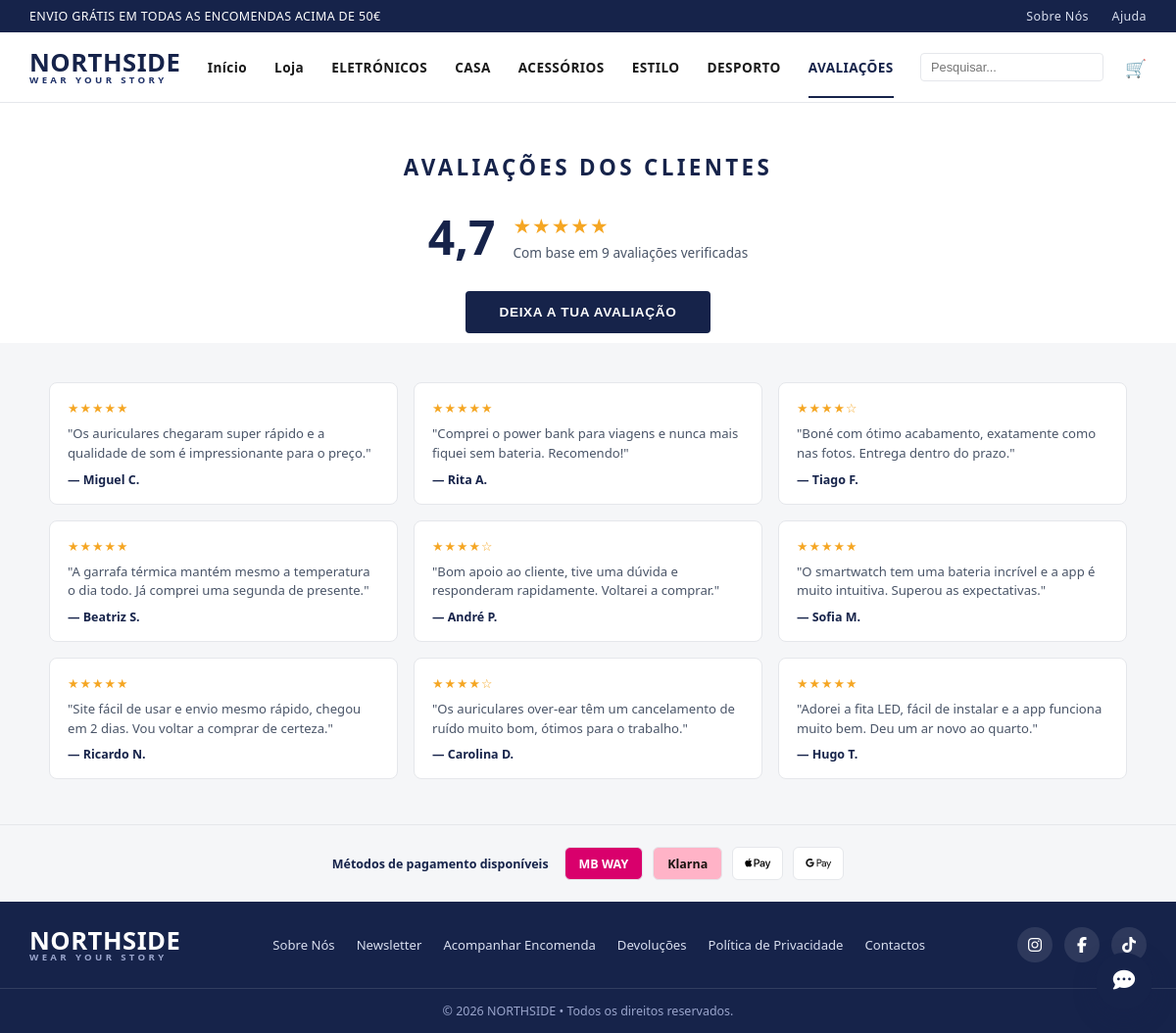
The app's page /avaliacoes.php with its own data.
### tables this page shows
CREATE TABLE IF NOT EXISTS categorias (
    id INT AUTO_INCREMENT PRIMARY KEY,
    nome VARCHAR(60) NOT NULL,
    slug VARCHAR(60) NOT NULL UNIQUE,
    ordem INT NOT NULL DEFAULT 0
);

CREATE TABLE IF NOT EXISTS avaliacoes (
    id INT AUTO_INCREMENT PRIMARY KEY,
    produto_id INT NULL,
    nome_cliente VARCHAR(100) NOT NULL,
    estrelas TINYINT NOT NULL DEFAULT 5,
    comentario TEXT NOT NULL,
    aprovado TINYINT(1) NOT NULL DEFAULT 1,
    criado_em TIMESTAMP DEFAULT CURRENT_TIMESTAMP,
    FOREIGN KEY (produto_id) REFERENCES produtos(id) ON DELETE SET NULL
);

### includes/functions.php (called while the page is built, shortened)
<?php
function estrelasHtml(float $media): string {
    $cheias = round($media);
    return str_repeat('★', (int)$cheias) . str_repeat('☆', 5 - (int)$cheias);
}
function buscarDefinicao(PDO $pdo, string $chave, string $default = ''): string {
    try {
        $stmt = $pdo->prepare("SELECT valor FROM definicoes WHERE chave = :chave");
        $stmt->execute(['chave' => $chave]);
        $valor = $stmt->fetchColumn();
        return $valor !== false ? $valor : $default;
    } catch (PDOException $e) {
        return $default;
    }
}
function buscarCategorias(PDO $pdo): array {
    return $pdo->query("SELECT * FROM categorias ORDER BY ordem ASC, nome ASC")->fetchAll();
}
function buscarAvaliacoes(PDO $pdo, ?int $limite = null): array {
    $sql = "SELECT * FROM avaliacoes WHERE aprovado = 1 ORDER BY criado_em DESC";
    return $pdo->query($sql)->fetchAll();
}
function mediaAvaliacoesGeral(PDO $pdo): array {
    $r = $pdo->query("SELECT AVG(estrelas) AS media, COUNT(*) AS total FROM avaliacoes WHERE aprovado = 1")->fetch();
    return ['media' => round((float)$r['media'], 1), 'total' => (int)$r['total']];
}
function buscarCustosEnvio(PDO $pdo): array {
    return [
        'gratis_acima_de' => (float)buscarDefinicao($pdo, 'envio_gratis_acima_de', (string)PORTES_GRATIS_ACIMA_DE),
        'custo' => (float)buscarDefinicao($pdo, 'envio_custo', (string)CUSTO_ENVIO),
    ];
}

### avaliacoes.php (the view, shortened to what this page needs)
<?php
require_once __DIR__ . '/config.php';
require_once __DIR__ . '/includes/functions.php';
$pagina_atual = 'avaliacoes';
$avaliacoes = buscarAvaliacoes($pdo);
$resumo = mediaAvaliacoesGeral($pdo);
require __DIR__ . '/includes/header.php';
?>
<h2 class="secao-titulo">AVALIAÇÕES DOS CLIENTES</h2>
<div class="resumo-avaliacoes">
    <div class="resumo-nota"><?= number_format($resumo['media'], 1, ',', '.') ?></div>
    <div>
        <div class="estrelas" style="font-size:1.3rem;"><?= estrelasHtml($resumo['media']) ?></div>
        <p>Com base em <?= $resumo['total'] ?> avaliações verificadas</p>
    </div>
</div>
<div style="text-align:center;margin-bottom:10px;">
    <button type="button" class="btn-northside" data-abrir-modal="modal-avaliar">DEIXA A TUA AVALIAÇÃO</button>
</div>
<div class="avaliacoes-wrap" style="margin-top:0;">
    <div class="avaliacoes-grid" style="max-width:1100px;">
        <?php foreach ($avaliacoes as $av): ?>
            <div class="avaliacao-mini">
                <div class="estrelas"><?= estrelasHtml($av['estrelas']) ?></div>
                <p>"<?= htmlspecialchars($av['comentario']) ?>"</p>
                <div class="nome-mini">— <?= htmlspecialchars($av['nome_cliente']) ?></div>
            </div>
        <?php endforeach; ?>
    </div>
</div>
<?php require __DIR__ . '/includes/footer.php'; ?>

### includes/header.php (shortened to what this page needs)
<?php
require_once __DIR__ . '/functions.php';
$categorias_menu = buscarCategorias($pdo);
?>
<!DOCTYPE html>
<html lang="pt">
<head>
<link rel="stylesheet" href="<?= URL_BASE ?>assets/css/style.css?v=<?= @filemtime(__DIR__ . '/../assets/css/style.css') ?: time() ?>">
<link rel="stylesheet" href="https://cdnjs.cloudflare.com/ajax/libs/font-awesome/6.7.2/css/all.min.css">
</head>
<body>
<header class="site-header">
<div class="top-bar">
    <div class="container-fluid">
        <span>ENVIO GRÁTIS EM TODAS AS ENCOMENDAS ACIMA DE <?= (int)buscarCustosEnvio($pdo)['gratis_acima_de'] ?>€</span>
        <div>
            <a href="#" data-abrir-modal="modal-sobre">Sobre Nós</a>
            <a href="#">Ajuda</a>
        </div>
    </div>
</div>
<div class="navbar-northside">
    <a href="<?= URL_BASE ?>index.php" class="logo-northside">
        NORTHSIDE
        <small>WEAR YOUR STORY</small>
    </a>
    <ul class="nav-links" id="nav-links">
        <li><a href="<?= URL_BASE ?>index.php" class="<?= ($pagina_atual ?? '') === 'inicio' ? 'ativo' : '' ?>">Início</a></li>
        <li><a href="<?= URL_BASE ?>loja.php" class="<?= ($pagina_atual ?? '') === 'loja' ? 'ativo' : '' ?>">Loja</a></li>
        <?php foreach ($categorias_menu as $cat): ?>
            <li><a href="<?= URL_BASE ?>loja.php?categoria=<?= urlencode($cat['slug']) ?>"><?= htmlspecialchars(mb_strtoupper($cat['nome'])) ?></a></li>
        <?php endforeach; ?>
        <li><a href="<?= URL_BASE ?>avaliacoes.php" class="<?= ($pagina_atual ?? '') === 'avaliacoes' ? 'ativo' : '' ?>">AVALIAÇÕES</a></li>
    </ul>
    <div class="nav-icons">
        <form action="<?= URL_BASE ?>loja.php" method="get" style="display:inline;">
            <input type="text" name="pesquisa" placeholder="Pesquisar..." class="campo-pesquisa"
                value="<?= htmlspecialchars($_GET['pesquisa'] ?? '') ?>"
                style="border:1px solid #e5e7eb;border-radius:4px;padding:6px 10px;font-size:0.8rem;">
        </form>
        <a href="<?= URL_BASE ?>carrinho.php" title="Carrinho">
            🛒
        </a>
    </div>
</div>
</header>
<main>

### assets/css/style.css (style rules this page uses)
:root { --azul-northside: #16234a; --azul-northside-claro: #1f3168; --azul-hover: #0e1730; --cinza-texto: #4a5568; --cinza-claro: #f5f6f8; --estrela: #f5a623; --border: #e5e7eb; }
* { box-sizing: border-box; }
body { font-family: 'Segoe UI', Roboto, Arial, sans-serif; color: #1a1a1a; background: #fff; margin: 0; }
a { text-decoration: none; color: inherit; }
.top-bar { background: var(--azul-northside); color: #fff; font-size: 0.78rem; letter-spacing: 0.03em; }
.top-bar .container-fluid { display: flex; justify-content: space-between; align-items: center; padding: 8px 30px; }
.top-bar a { color: #d9dfef; margin-left: 20px; }
.navbar-northside { display: flex; align-items: center; justify-content: space-between; padding: 18px 30px; border-bottom: 1px solid var(--border); position: relative; }
.logo-northside { font-weight: 800; font-size: 1.6rem; letter-spacing: 0.02em; color: var(--azul-northside); line-height: 1; }
.logo-northside small { display: block; font-size: 0.6rem; font-weight: 600; letter-spacing: 0.35em; color: var(--azul-northside-claro); }
.nav-links { display: flex; gap: 28px; list-style: none; margin: 0; padding: 0; font-size: 0.85rem; font-weight: 600; letter-spacing: 0.03em; }
.nav-links a { color: #1a1a1a; padding-bottom: 20px; border-bottom: 2px solid transparent; }
.nav-links a.ativo, .nav-links a:hover { color: var(--azul-northside); border-bottom-color: var(--azul-northside); }
.nav-icons { display: flex; align-items: center; gap: 22px; }
.nav-icons a { position: relative; font-size: 1.1rem; color: var(--azul-northside); }
.btn-northside { background: var(--azul-northside); color: #fff; border: none; padding: 14px 34px; font-weight: 700; letter-spacing: 0.05em; font-size: 0.85rem; border-radius: 4px; display: inline-block; cursor: pointer; transition: background 0.15s ease; }
.secao-titulo { text-align: center; font-weight: 800; letter-spacing: 0.15em; color: var(--azul-northside); margin: 50px 0 30px; font-size: 1.4rem; }
.estrelas { color: var(--estrela); font-size: 0.8rem; letter-spacing: 1px; }
.resumo-avaliacoes { display: flex; align-items: center; justify-content: center; gap: 18px; padding: 0 20px 30px; text-align: left; }
.resumo-nota { font-size: 3rem; font-weight: 800; color: var(--azul-northside); line-height: 1; }
.resumo-avaliacoes p { margin: 4px 0 0; color: var(--cinza-texto); font-size: 0.85rem; }
.avaliacoes-wrap { background: var(--cinza-claro); padding: 40px 30px 46px; margin-top: 40px; }
.avaliacoes-grid { display: grid; grid-template-columns: repeat(3, 1fr); gap: 16px; max-width: 1000px; margin: 0 auto; }
.avaliacao-mini { background: #fff; border: 1px solid var(--border); border-radius: 8px; padding: 16px 18px; }
.avaliacao-mini .estrelas { display: block; margin-bottom: 8px; }
.avaliacao-mini p { font-size: 0.82rem; color: var(--cinza-texto); line-height: 1.5; margin: 0 0 8px; }
.avaliacao-mini .nome-mini { font-size: 0.78rem; font-weight: 700; color: var(--azul-northside); }

### records on screen
categorias: nome "ELETRÓNICOS"
categorias: nome "CASA"
categorias: nome "ACESSÓRIOS"
categorias: nome "ESTILO"
categorias: nome "DESPORTO"
avaliacoes: estrelas "★★★★★", comentario "Os auriculares chegaram super rápido e a qualidade de som é impressionante para o preço.", nome_cliente "Miguel C."
avaliacoes: estrelas "★★★★★", comentario "Comprei o power bank para viagens e nunca mais fiquei sem bateria. Recomendo!", nome_cliente "Rita A."
avaliacoes: estrelas "★★★★☆", comentario "Boné com ótimo acabamento, exatamente como nas fotos. Entrega dentro do prazo.", nome_cliente "Tiago F."
avaliacoes: estrelas "★★★★★", comentario "A garrafa térmica mantém mesmo a temperatura o dia todo. Já comprei uma segunda de presente.", nome_cliente "Beatriz S."
avaliacoes: estrelas "★★★★☆", comentario "Bom apoio ao cliente, tive uma dúvida e responderam rapidamente. Voltarei a comprar.", nome_cliente "André P."
avaliacoes: estrelas "★★★★★", comentario "O smartwatch tem uma bateria incrível e a app é muito intuitiva. Superou as expectativas.", nome_cliente "Sofia M."
avaliacoes: estrelas "★★★★★", comentario "Site fácil de usar e envio mesmo rápido, chegou em 2 dias. Vou voltar a comprar de certeza.", nome_cliente "Ricardo N."
avaliacoes: estrelas "★★★★☆", comentario "Os auriculares over-ear têm um cancelamento de ruído muito bom, ótimos para o trabalho.", nome_cliente "Carolina D."
avaliacoes: estrelas "★★★★★", comentario "Adorei a fita LED, fácil de instalar e a app funciona muito bem. Deu um ar novo ao quarto.", nome_cliente "Hugo T."

### other values on screen
buscarCustosEnvio($pdo)['gratis_acima_de'] "50"
$resumo['media'] "4,7"
estrelasHtml($resumo['media']) "★★★★★"
$resumo['total'] "9"
